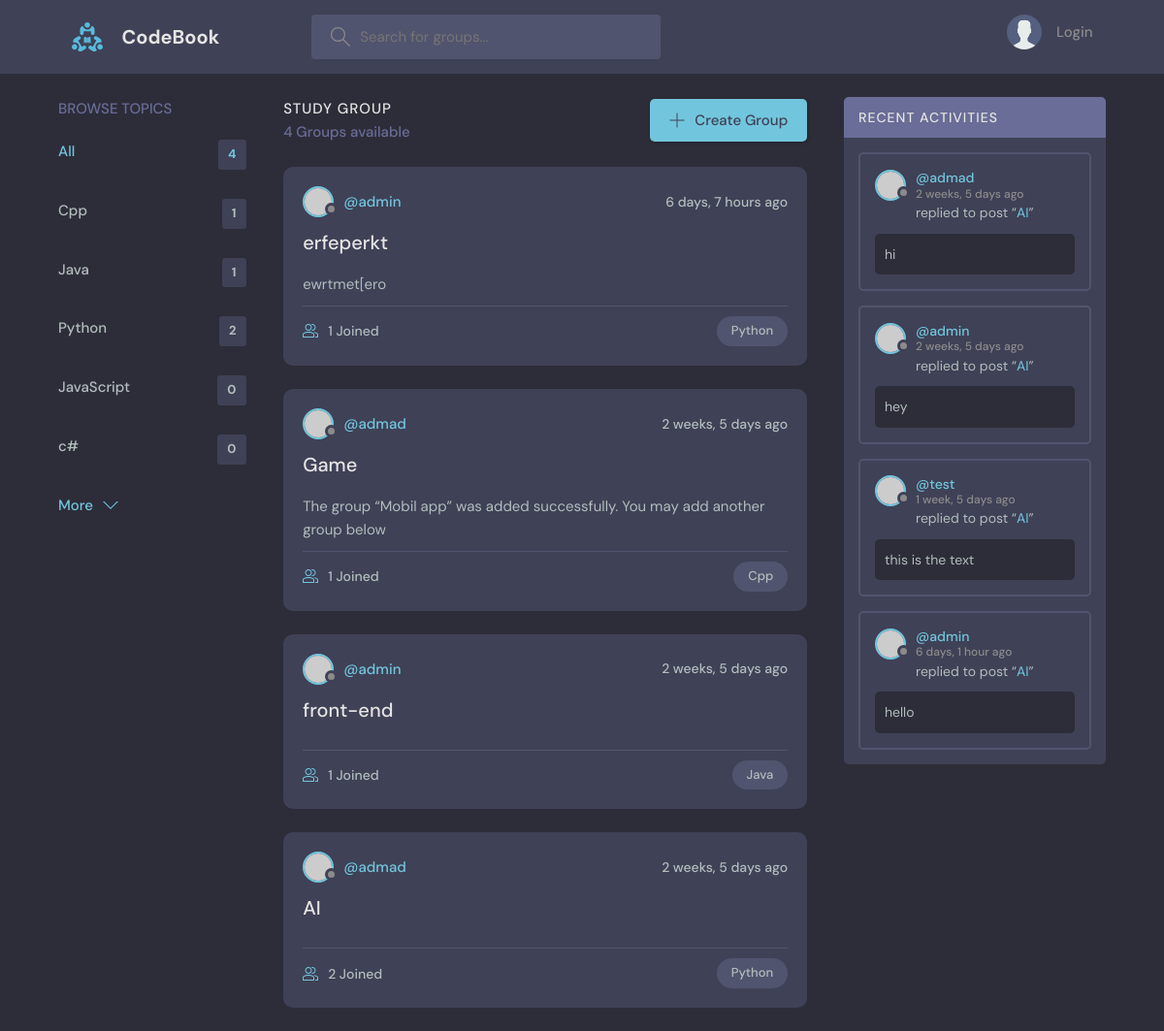
Before: / with the older database file.
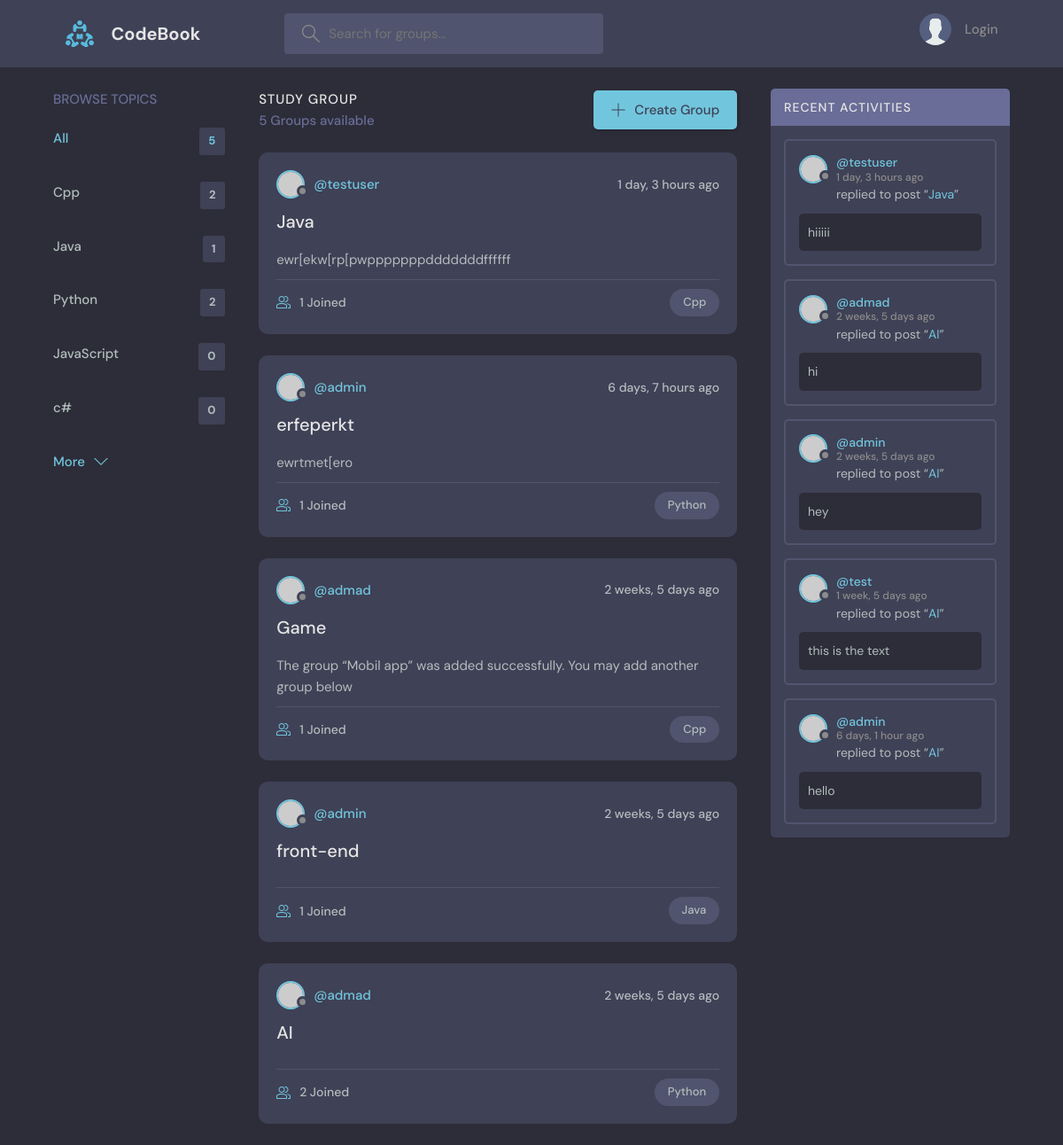
After: the same page with the newer database file.
### main/models.py (models this page shows, shortened)
class Topic (models.Model):
    name = models.CharField(max_length=200)
    def __str__(self):
        return self.name

class Group(models.Model):
    host = models.ForeignKey(User, on_delete=models.SET_NULL, null=True)
    topic = models.ForeignKey(Topic, on_delete=models.CASCADE)
    name = models.CharField(max_length=200)
    discription = models.TextField(null=True, blank=True)
    participants = models.ManyToManyField(User, related_name='participants', blank=False)
    updated = models.DateTimeField(auto_now=True)
    created = models.DateTimeField(auto_now_add=True)
    class Meta:
        ordering = ['-updated', '-created']

class Message(models.Model):
    sender = models.ForeignKey(User, on_delete=models.CASCADE)
    group = models.ForeignKey("Group", on_delete=models.CASCADE)
    body = models.TextField()
    updated = models.DateTimeField(auto_now=True)
    created = models.DateTimeField(auto_now_add=True)

### main/views.py (the view)
# urls.py: 2. Add a URL to urlpatterns:  path('', views.home, name='home')
def home (request):
    q = request.GET.get('q') if request.GET.get('q') != None else ''
    all_count = Group.objects.all().count()
    groups = Group.objects.filter(
        Q(topic__name__icontains=q) |
        Q(name__icontains=q) |
        Q(discription__icontains=q) |
        Q(host__username__icontains=q)
    )
    msgs = []
    for group in groups:
        msgs+=group.message_set.all()
    topics = Topic.objects.all()
    return render(request, 'main/home.html', {
        'groups':groups,
        'topics': topics,
        'group_count': groups.count(),
        'msgs': msgs,
        'all': all_count,
        })

### main/templates/main/home.html (shortened to what this page needs)
{% extends "base.html" %}
{% load static %}
{% block content %}
<body>
  <main class="layout layout--3">
    <div class="container">
      <div class="topics">
        {% include "main/components/topics.html" %}
      </div>
      <div class="roomList">
        <div class="roomList__header">
          <div>
          <h2>Study Group</h2>
          <p>{{group_count}} Groups available</p>
          </div>
          <a class="btn btn--main" href="{% url "create-group" %}">
          <svg
              version="1.1"
              xmlns="http://www.w3.org/2000/svg"
              width="32"
              height="32"
              viewBox="0 0 32 32"
          >
              <title>add</title>
              <path
              d="M16.943 0.943h-1.885v14.115h-14.115v1.885h14.115v14.115h1.885v-14.115h14.115v-1.885h-14.115v-14.115z"
              ></path>
          </svg>
          Create Group
          </a>
      </div>
        {% include "main/components/feed.html" %}
      </div>
      <div class="activities">
        {% include "main/components/recent_activity.html" %}
      </div>
    </div>
  </main>
</body>
{% endblock content %}

### main/templates/main/components/topics.html (shortened to what this page needs)
<div class="topics__header">
  <h2>Browse Topics</h2>
</div>
<ul class="topics__list">
  <li>
    <a href="{% url 'main-home' %}" class="active">All <span>{{all}}</span></a>
  </li>
  {% for topic in topics %}
  <li>
    <a href="{% url 'main-home' %}?q={{topic.name}}"
      >{{topic}} <span>{{topic.group_set.all.count}}</span></a
    >
  </li>
  {% endfor %}
  <a class="btn btn--link" href="topics.html">
    More
    <svg
      version="1.1"
      xmlns="http://www.w3.org/2000/svg"
      width="32"
      height="32"
      viewBox="0 0 32 32"
    >
      <title>chevron-down</title>
      <path d="M16 21l-13-13h-3l16 16 16-16h-3l-13 13z"></path>
    </svg>
  </a>
</ul>

### main/templates/main/components/feed.html (shortened to what this page needs)
{% for group in groups %}
<div class="roomListRoom">
    <div class="roomListRoom__header">
    <a href="{% url 'users-profile' group.host.id %}" class="roomListRoom__author">
        <div class="avatar avatar--small">
        <img src="https://randomuser.me/api/portraits/women/11.jpg" />
      </div>
      <span>@{{group.host.username}}</span>
    </a>
    <div class="roomListRoom__actions">
        <span>{{group.created|timesince}} ago</span>
    </div>
  </div>
    <div class="roomListRoom__content">
    <a href="{% url 'group-veiw' group.id %}">{{group.name}}</a>
     <p>
        {{group.discription}}
    </p>
    </div>
    <div class="roomListRoom__meta">
    <a href="room.html" class="roomListRoom__joined">
      {{group.participants.count}} Joined
    </a>
    <p class="roomListRoom__topic">{{group.topic.name}}</p>
  </div>
</div>
{% endfor %}

### main/templates/main/components/recent_activity.html (shortened to what this page needs)
<div class="activities__header">
  <h2>Recent Activities</h2>
</div>
{% for msg in msgs %}
<div class="activities__box">
  <div class="activities__boxHeader roomListRoom__header">
    <a
      href="{% url 'users-profile' msg.sender.id %}"
      class="roomListRoom__author"
    >
      <div class="avatar avatar--small">
        <img src="https://randomuser.me/api/portraits/women/11.jpg" />
      </div>
      <p>
        @{{msg.sender}}
        <span>{{msg.created|timesince}} ago</span>
      </p>
    </a>
  </div>
  <div class="activities__boxContent">
    <p>
      replied to post “<a href="{% url 'group-veiw' msg.group.id %}"
        >{{msg.group.name}}</a
      >”
    </p>
    <div class="activities__boxRoomContent">{{msg.body}}</div>
  </div>
</div>
{% endfor %}

Changed rows visible on the page:
computed for Topic "Cpp": group_set.all.count "1" → "2"
added Group: host.username "testuser", created "1 day, 3 hours", name "Java", discription "ewr[ekw[rp[pwpppppppdddddddffffff", participants.count "1", topic.name "Cpp"
added Message: sender "testuser", created "1 day, 3 hours", group.name "Java", body "hiiiii"
Other visible differences:
{{ all }}: "4" → "5"
{{ group_count }}: "4" → "5"
